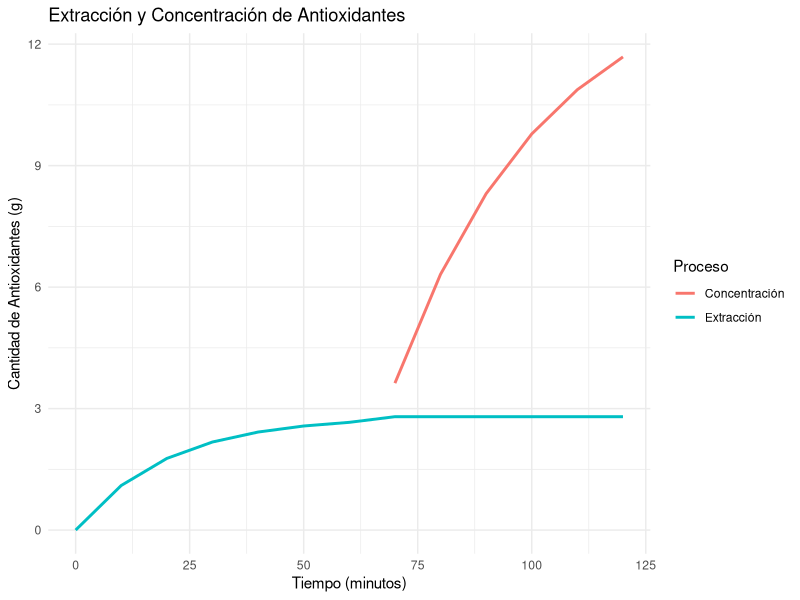

The R source for this figure:
# -----------------------------------------------------------
# Autor: José Juan Torres Martínez  
# Doctorado en Ciencias en Bioprocesos  
# Laboratorio de Biotecnología Molecular de Células Vegetales y Bioinformática  
# -----------------------------------------------------------

# Tema: Extracción Sólido-Líquido (Lixiviación) en la Industria de Alimentos  
# Problema: Extracción de antioxidantes a partir de cáscaras de cítricos  

# Instalar y cargar librerías necesarias  
if (!require(ggplot2)) install.packages("ggplot2", dependencies = TRUE)  
library(ggplot2)  

# Datos del problema  
masa_materia_prima <- 100  # Masa de cáscaras de cítricos (g)  
porcentaje_solidos <- 0.60  # Fracción de sólidos insolubles  
porcentaje_compuestos_solubles <- 0.40  # Fracción de compuestos solubles  
concentracion_antioxidantes <- 0.10  # Fracción de antioxidantes en los compuestos solubles  
eficiencia_extraccion <- 0.70  # Eficiencia de extracción (70%)  
tiempo_extraccion <- 60  # Tiempo de extracción (minutos)  
factor_concentracion <- 5  # Factor de concentración  

# Función para calcular la cantidad de antioxidantes extraídos  
calcular_extraccion <- function(masa_materia_prima, porcentaje_compuestos_solubles, concentracion_antioxidantes, eficiencia_extraccion) {  
  # Masa total de compuestos solubles  
  masa_compuestos_solubles <- masa_materia_prima * porcentaje_compuestos_solubles  
  
  # Masa total de antioxidantes en la materia prima  
  masa_antioxidantes <- masa_compuestos_solubles * concentracion_antioxidantes  
  
  # Cantidad de antioxidantes extraídos  
  antioxidantes_extraidos <- masa_antioxidantes * eficiencia_extraccion  
  
  return(antioxidantes_extraidos)  
}  

# Función para calcular la concentración de antioxidantes después de la concentración  
calcular_concentracion <- function(antioxidantes_extraidos, factor_concentracion) {  
  concentracion_final <- antioxidantes_extraidos * factor_concentracion  
  return(concentracion_final)  
}  

# Aplicar las funciones  
antioxidantes_extraidos <- calcular_extraccion(masa_materia_prima, porcentaje_compuestos_solubles, concentracion_antioxidantes, eficiencia_extraccion)  
concentracion_final <- calcular_concentracion(antioxidantes_extraidos, factor_concentracion)  

# Crear un data frame para graficar  
tiempo <- seq(0, 120, by = 10)  # Tiempo en minutos  
extraccion <- ifelse(tiempo <= tiempo_extraccion, antioxidantes_extraidos * (1 - exp(-0.05 * tiempo)), antioxidantes_extraidos)  # Simulación de la extracción  
concentracion <- ifelse(tiempo > tiempo_extraccion, concentracion_final * (1 - exp(-0.03 * (tiempo - tiempo_extraccion))), NA)  # Simulación de la concentración  

datos <- data.frame(  
  Tiempo = tiempo,  
  Extraccion = extraccion,  
  Concentracion = concentracion  
)  

# Gráfico de extracción y concentración  
ggplot(datos, aes(x = Tiempo)) +  
  geom_line(aes(y = Extraccion, color = "Extracción"), size = 1) +  
  geom_line(aes(y = Concentracion, color = "Concentración"), size = 1) +  
  labs(title = "Extracción y Concentración de Antioxidantes",  
       x = "Tiempo (minutos)",  
       y = "Cantidad de Antioxidantes (g)",  
       color = "Proceso") +  
  theme_minimal() +  
  theme(legend.position = "right")  

# Mostrar resultados en la consola  
cat("Cantidad de antioxidantes extraídos:", round(antioxidantes_extraidos, 2), "g\n")  
cat("Concentración final de antioxidantes:", round(concentracion_final, 2), "g\n")  

